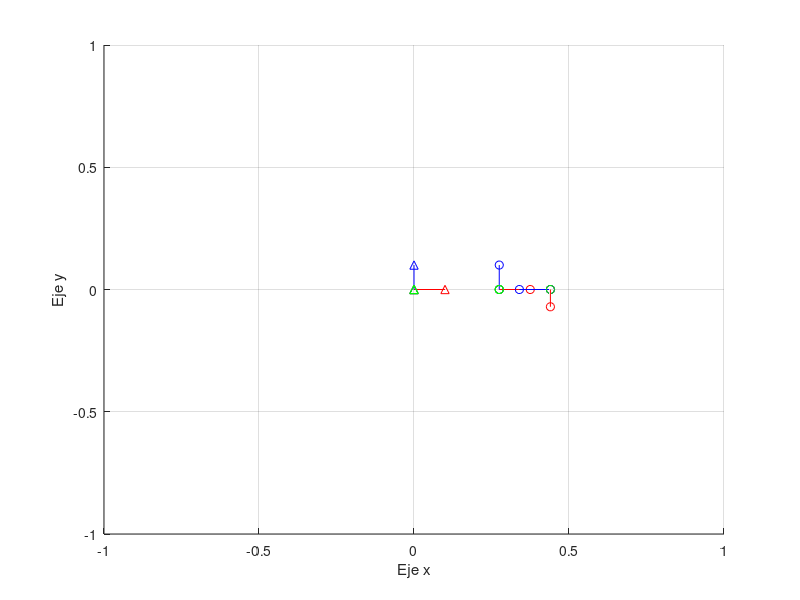

Recreate this plot in MATLAB.
clf

U_Porg_0=[0.275 ; 
        0;
        0.225]


v_ini_U=[0.1 0 0 ; 0 0.1 0 ; 0 0 0.1]
phi=pi/2;
ang=-pi/2+phi;
        %% VX VY VZ %%
U_MAT_0 = [0.1*cos(ang) -0.1*sin(ang) 0 ; %% X
          0.1*sin(ang) 0.1*cos(ang) 0 ; %% Y
           0 0 0.1 ] %% Z
            %% VX VY VZ %% SOLO SE VERA EL EFECTO DEL VECTOR X %%                  
        %% VX VY VZ %% SOLO SE VERA EL EFECTO DEL VECTOR X %%             

U_T_0 = [ U_MAT_0 U_Porg_0 ; 
        0 0 0 1]

P_U = U_T_0 * [0.1; -0.1 ; 0; 1]

hold on

%% esta parte del codigo sirve para cuando tomemos las medidas dle angulo , podamos usar estas ecuaciones %%
%% alfa=pi/2;
%% plot3([0 1],[0 0],[0 0],'r-^')
%% plot3([0 0],[0 1*cos(alfa)],[0 1*sin(alfa)],'b-^')
%% plot3([0 0],[0 1*cos(alfa+pi/2)],[0 1*sin(alfa+pi/2)],'g-^')
xlim([-1 1]); % Ajustar el rango del eje X
ylim([-1 1]);
zlim([-1 1]);
%% VECTORES DE SISTEMA UNIVERSAL %% 
plot3([0 v_ini_U(1,1)],[0 0],[0 0],'r-^',[0 0],[0 v_ini_U(2,2)],[0 0],'b-^',[0 0],[0 0],[0 v_ini_U(3,3)],'g-^')
%% VECTORES DEL SISTEMA DEL UNIVERSAL AL CERO %% NO USAR !!!!!! %% 
%%plot3([0+U_Porg_0(1)' 0+U_Porg_0(1)'],[0+U_Porg_0(2)' prueba(2,1)+U_Porg_0(2)'],[0+U_Porg_0(3)' 0+U_Porg_0(3)'],'r-o')
%%plot3([0+U_Porg_0(1)' prueba(1,2)+U_Porg_0(1)' ],[0+U_Porg_0(2)' 0+U_Porg_0(2)'],[0+U_Porg_0(3)' 0+U_Porg_0(3)'],'b-o')
%%plot3([0+U_Porg_0(1)' 0+U_Porg_0(1)'],[0+U_Porg_0(2)' 0+U_Porg_0(2)'],[0+U_Porg_0(3)' prueba(3,3)+U_Porg_0(3)'],'g-o')
grid on 
%% VECTOR X %% 
plot3([0+U_Porg_0(1)' 0+U_MAT_0(1,1)+U_Porg_0(1)'],[0+U_Porg_0(2)' U_MAT_0(2,1)+U_Porg_0(2)'],[0+U_Porg_0(3)' 0+0+U_Porg_0(3)'],'r-o')
%% VECTOR Y %% 
plot3([0+U_Porg_0(1)' U_MAT_0(1,2)+U_Porg_0(1)' ],[0+U_Porg_0(2)' U_MAT_0(2,2)+U_Porg_0(2)'],[0+U_Porg_0(3)' 0+U_Porg_0(3)'],'b-o')
%% VECTOR Z %% 
plot3([0+U_Porg_0(1)' 0+U_Porg_0(1)'],[0+U_Porg_0(2)' 0+U_Porg_0(2)'],[0+U_Porg_0(3)' U_MAT_0(3,3)+U_Porg_0(3)'],'g-o')


CERO_Porg_UNO = [U_Porg_0(1)+0.165;  %% x
            U_Porg_0(2)+0;  %% y
            U_Porg_0(3)+0.35;] %% z
grad_est=pi/4; %% 45 grados %% 
grad_est=-grad_est;
 R_y = [1 0  0 ; 
          0 cos(grad_est) -sin(grad_est);
          0  sin(grad_est) cos(grad_est)] %% 

 UNO_MAT_CERO = [0 -.1 0; 
          -.1 0 0 ;
         0 0 -.1] 
         
% Aplicar rotación a cada vector columna
UNO_MAT_0 = R_y * UNO_MAT_CERO
% Construcción de la matriz de cambio de base


%% VECTORES DEL SISTEMA CERO A UNO  %% 
%% VECTOR Y %% 
plot3([0+CERO_Porg_UNO(1)' 0+UNO_MAT_0(1,1)+CERO_Porg_UNO(1)'],[0+CERO_Porg_UNO(2)' UNO_MAT_0(2,1)+CERO_Porg_UNO(2)'],[0+CERO_Porg_UNO(3)' 0+UNO_MAT_0(3,1)+CERO_Porg_UNO(3)'],'r-o')
%% VECTOR X %% 
plot3([0+CERO_Porg_UNO(1)' UNO_MAT_0(1,2)+CERO_Porg_UNO(1)' ],[0+CERO_Porg_UNO(2)' UNO_MAT_0(2,2)+CERO_Porg_UNO(2)'],[0+CERO_Porg_UNO(3)' 0+UNO_MAT_0(3,2)+CERO_Porg_UNO(3)'],'b-o')
%% VECTOR Z %% 
plot3([0+CERO_Porg_UNO(1)' 0+UNO_MAT_0(1,3)+CERO_Porg_UNO(1)'],[0+CERO_Porg_UNO(2)' 0+UNO_MAT_0(2,3)+CERO_Porg_UNO(2)'],[0+CERO_Porg_UNO(3)' UNO_MAT_0(3,3)+CERO_Porg_UNO(3)'],'g-o')

%% hay que calcular alfa con la regla ya que es la que hace que el vector z/x varie  %% 
         %% VX VY VZ %% 

CERO_T_UNO = [UNO_MAT_0 CERO_Porg_UNO ; 0 0 0 1]

O_Porg_1 = CERO_T_UNO * [0 ; -0.05 ; 0.1 ; 1] %% hacia la derecha de la punta de la pinza %% 

U_T_1= U_T_0 * CERO_T_UNO %% apartado C %%

P1_U= U_T_1*[0 ; -0.05 ; 0.1 ; 1];
P1_U = P1_U'
%% APARTADO D EL A) %%
%% plot3([0 P1_U(1)],[0 P1_U(2)],[0 P1_U(3)],'b-^')
%% APARTADO D EL B) %%
U_Porg_UNO=[0,0,0]'

UNO_T_U = inv(U_T_1);
%% ME FALTA CALCULAR ESE PUNTO %% 
UNO_T_U_RAPIDA = [U_T_1(1:3,1:3)' -U_T_1(1:3,1:3)'*U_Porg_UNO; 0 0 0 1 ]

%% PU_1= UNO_T_U*[MEDIR PUNTO];
xlabel("Eje x")
ylabel("Eje y")
zlabel("Eje z")
